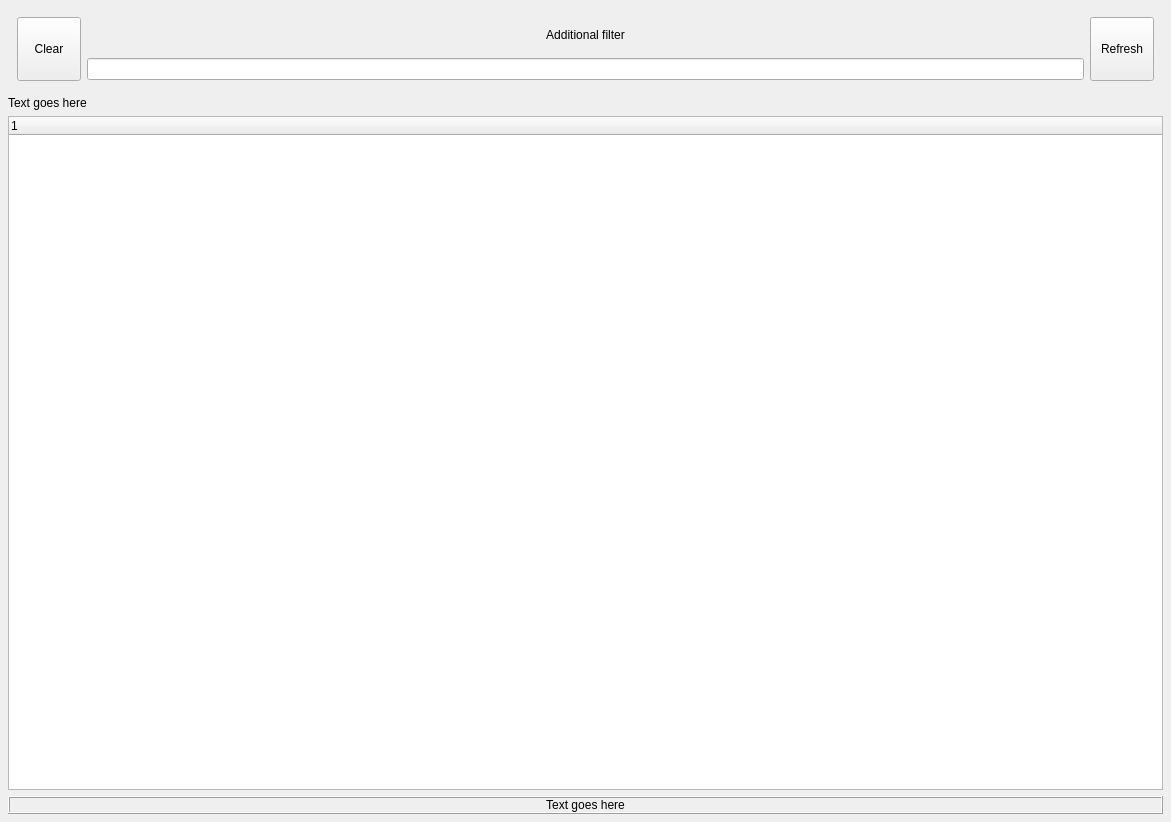
<?xml version="1.0" encoding="UTF-8"?>
<ui version="4.0">
 <class>Dialog</class>
 <widget class="QDialog" name="Dialog">
  <property name="geometry">
   <rect>
    <x>0</x>
    <y>0</y>
    <width>1171</width>
    <height>822</height>
   </rect>
  </property>
  <property name="windowTitle">
   <string>Dialog</string>
  </property>
  <layout class="QVBoxLayout" name="verticalLayout_2">
   <property name="leftMargin">
    <number>8</number>
   </property>
   <property name="topMargin">
    <number>8</number>
   </property>
   <property name="rightMargin">
    <number>8</number>
   </property>
   <property name="bottomMargin">
    <number>8</number>
   </property>
   <item>
    <widget class="QFrame" name="FRA_TOOLBAR">
     <layout class="QHBoxLayout" name="horizontalLayout_3">
      <item>
       <widget class="QToolButton" name="BTN_CLEAR_">
        <property name="minimumSize">
         <size>
          <width>64</width>
          <height>64</height>
         </size>
        </property>
        <property name="maximumSize">
         <size>
          <width>64</width>
          <height>64</height>
         </size>
        </property>
        <property name="toolTip">
         <string>&lt;html&gt;&lt;head/&gt;&lt;body&gt;&lt;p&gt;Switch to edge edit mode.&lt;/p&gt;&lt;/body&gt;&lt;/html&gt;</string>
        </property>
        <property name="statusTip">
         <string>Remove edge</string>
        </property>
        <property name="text">
         <string>Clear</string>
        </property>
        <property name="icon">
         <iconset resource="../resources/resources.qrc">
          <normaloff>:/groot/empty.svg</normaloff>:/groot/empty.svg</iconset>
        </property>
        <property name="iconSize">
         <size>
          <width>32</width>
          <height>32</height>
         </size>
        </property>
        <property name="toolButtonStyle">
         <enum>Qt::ToolButtonTextUnderIcon</enum>
        </property>
       </widget>
      </item>
      <item>
       <layout class="QVBoxLayout" name="verticalLayout">
        <item>
         <spacer name="verticalSpacer_2">
          <property name="orientation">
           <enum>Qt::Vertical</enum>
          </property>
          <property name="sizeType">
           <enum>QSizePolicy::Preferred</enum>
          </property>
          <property name="sizeHint" stdset="0">
           <size>
            <width>20</width>
            <height>1</height>
           </size>
          </property>
         </spacer>
        </item>
        <item>
         <widget class="QLabel" name="LBL_ADDFILTER">
          <property name="text">
           <string>Additional filter</string>
          </property>
          <property name="alignment">
           <set>Qt::AlignCenter</set>
          </property>
         </widget>
        </item>
        <item>
         <widget class="QLineEdit" name="TXT_ADDFILTER"/>
        </item>
        <item>
         <spacer name="verticalSpacer">
          <property name="orientation">
           <enum>Qt::Vertical</enum>
          </property>
          <property name="sizeType">
           <enum>QSizePolicy::Preferred</enum>
          </property>
          <property name="sizeHint" stdset="0">
           <size>
            <width>20</width>
            <height>1</height>
           </size>
          </property>
         </spacer>
        </item>
       </layout>
      </item>
      <item>
       <widget class="QToolButton" name="BTN_REFRESH">
        <property name="minimumSize">
         <size>
          <width>64</width>
          <height>64</height>
         </size>
        </property>
        <property name="maximumSize">
         <size>
          <width>64</width>
          <height>64</height>
         </size>
        </property>
        <property name="toolTip">
         <string>&lt;html&gt;&lt;head/&gt;&lt;body&gt;&lt;p&gt;Switch to edge edit mode.&lt;/p&gt;&lt;/body&gt;&lt;/html&gt;</string>
        </property>
        <property name="statusTip">
         <string>Remove edge</string>
        </property>
        <property name="text">
         <string>Refresh</string>
        </property>
        <property name="icon">
         <iconset resource="../resources/resources.qrc">
          <normaloff>:/groot/refresh.svg</normaloff>:/groot/refresh.svg</iconset>
        </property>
        <property name="iconSize">
         <size>
          <width>32</width>
          <height>32</height>
         </size>
        </property>
        <property name="toolButtonStyle">
         <enum>Qt::ToolButtonTextUnderIcon</enum>
        </property>
       </widget>
      </item>
     </layout>
    </widget>
   </item>
   <item>
    <widget class="QLabel" name="LBL_TITLE">
     <property name="text">
      <string>Text goes here</string>
     </property>
     <property name="style" stdset="0">
      <string>title</string>
     </property>
    </widget>
   </item>
   <item>
    <widget class="QTreeWidget" name="LST_MAIN">
     <property name="alternatingRowColors">
      <bool>true</bool>
     </property>
     <property name="rootIsDecorated">
      <bool>false</bool>
     </property>
     <property name="itemsExpandable">
      <bool>false</bool>
     </property>
     <property name="expandsOnDoubleClick">
      <bool>false</bool>
     </property>
     <column>
      <property name="text">
       <string notr="true">1</string>
      </property>
     </column>
    </widget>
   </item>
   <item>
    <widget class="QLabel" name="LBL_SELECTION_INFO">
     <property name="toolTip">
      <string>Baum-Ragan representation</string>
     </property>
     <property name="frameShape">
      <enum>QFrame::Box</enum>
     </property>
     <property name="frameShadow">
      <enum>QFrame::Raised</enum>
     </property>
     <property name="text">
      <string>Text goes here</string>
     </property>
     <property name="alignment">
      <set>Qt::AlignCenter</set>
     </property>
     <property name="margin">
      <number>8</number>
     </property>
    </widget>
   </item>
  </layout>
 </widget>
 <resources>
  <include location="../../../../../../intermake/intermake_qt/forms/designer/resource_files/resources.qrc"/>
  <include location="../resources/resources.qrc"/>
 </resources>
 <connections/>
</ui>
